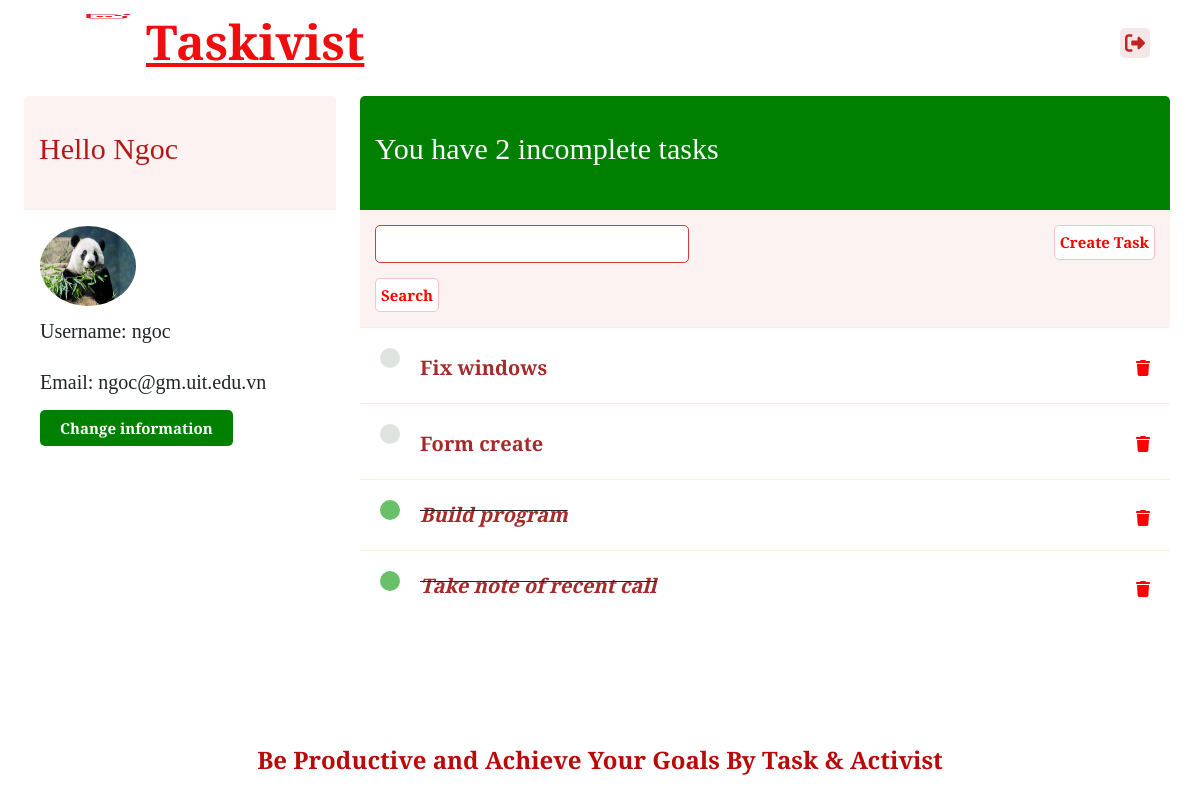
The page / (signed in) on the database as committed earlier.
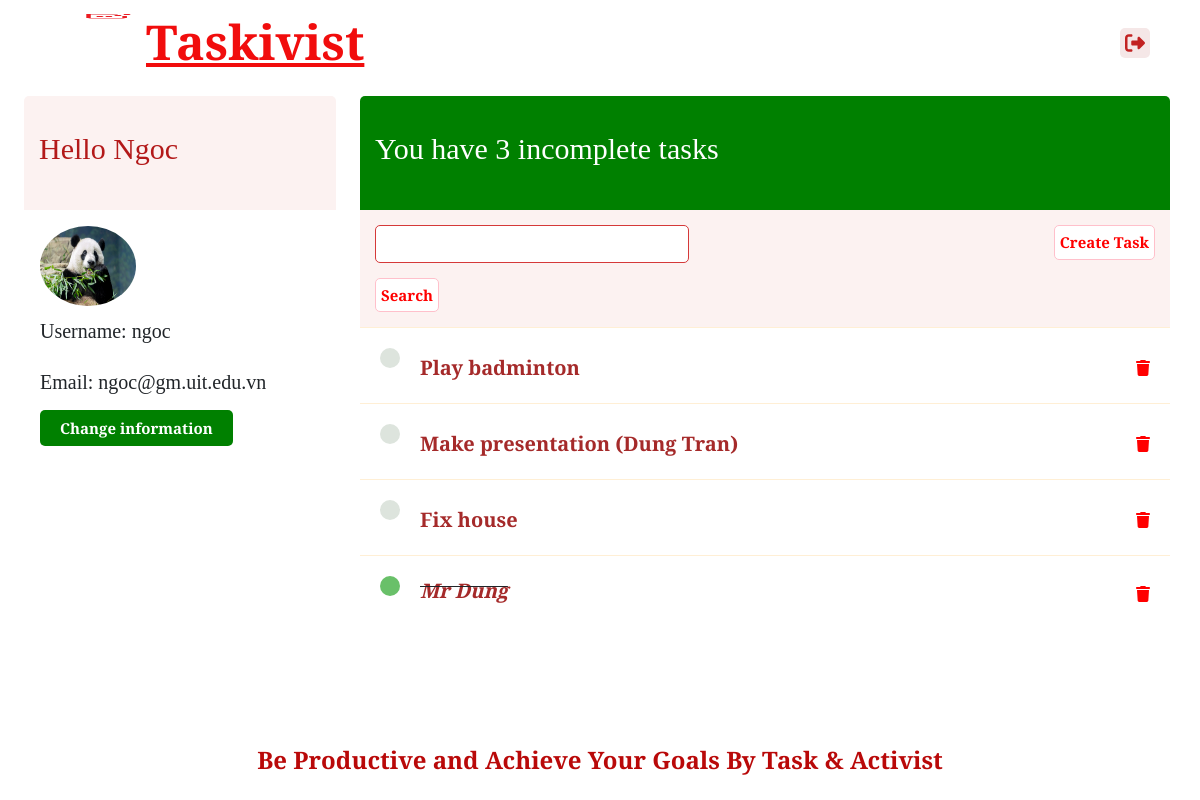
The same page on the database as committed later.
### todo/models.py (models this page shows, shortened)
class Profile(models.Model):
    user = models.OneToOneField(User, on_delete=models.CASCADE)
    image = models.ImageField(default='default.png', upload_to='profile_pics')

class Task(models.Model):
    user = models.ForeignKey(User, on_delete=models.CASCADE)
    title = models.CharField(max_length=200)
    description = models.TextField(null=True, blank=True)
    complete = models.BooleanField(default=False)
    def __str__(self):
        return self.title
    class Meta:
        ordering = ['complete']

### todo/views.py (the view)
# urls.py: path('', TaskList.as_view(), name='alltasks'),
class TaskList(LoginRequiredMixin, ListView):
    model = Task
    context_object_name = 'alltasks'
    def get_context_data(self, **kwargs):
        context = super().get_context_data(**kwargs)
        context['alltasks'] = context['alltasks'].filter(user=self.request.user)
        context['count'] = context['alltasks'].filter(complete=False).count()
        search_input = self.request.GET.get('search-area') or ''
        if search_input:
            context['alltasks'] = context['alltasks'].filter(
                title__icontains=search_input)
        context['search_input'] = search_input
        return context

### todo/templates/todo/task_list.html
{% extends 'main.html' %}
{% load static %}
{% block maincol %}
<div class="col_left">
  <div data-region="blocks-left">
    <div class="profile-bar">
        <h2 class="card-title">Hello {{request.user|title}}</h2>
    </div>
    <div class="card-body">
        <div class="card-profile">
            {% include 'profile/profile.html' %}
        </div>
    </div>
  </div>
</div>
<div class="maincol">
  <div data-region="blocks-right">
    <div class="header-bar">
      <div>
        <h2 style="margin-left: 0px; font-size: 30px">
          You have {{count}} incomplete task{{count|pluralize:"s"}}
        </h2>
      </div>
    </div>
    <div class="search-bar">
      <form method="get">
        <input type="text" name="search-area" value="{{search_input}}" />
        <input class="button-create" type="submit" value="Search" />
      </form>
      <a class="button-create" href="{% url 'create-task' %}">Create Task</a>
    </div>
    <div class="task-items-wrapper" style="background: white">
      {% for task in alltasks %}
      <div class="task-wrapper">
        {% if task.complete %}
        <div class="task-title">
          <div class="task-complete-icon"></div>
          <i><s><a href="{% url 'task-edit' task.id %}">{{task}}</a></s></i>
        </div>
        <a href="{% url 'deletetask' task.id %}">
          <i class="fas fa-trash" style="color: red; cursor: pointer"></i>
        </a>
        {% else %}
        <div class="task-title">
          <div class="task-incomplete-icon"></div>
          <a href="{% url 'task-edit' task.id %}">{{task}}</a>
        </div>
        <a href="{% url 'deletetask' task.id %}">
          <i class="fas fa-trash" style="color: red; cursor: pointer"></i>
        </a>
        {% endif %}
      </div>
      {% empty %}
      <h3 style="margin-left: 17px">No items in list</h3>
      {% endfor %}
    </div>
  </div>
</div>
{% endblock %}

### templates/main.html (shortened to what this page needs)
{% load static %}
<html lang="en" style="height: 100%; width: 100%; overflow: hidden;">
  <head>
    <link rel="stylesheet" href="{% static 'css/style.css' %}" />
    <link rel="stylesheet" href="{% static 'css/authen.css' %}" />
    <link rel="stylesheet" href="{% static 'css/button.css' %}" />
    <link rel="stylesheet" href="{% static 'css/modal.css' %}" />
    <link rel="stylesheet" href="{% static 'css/profile.css' %}" />
    <link rel="stylesheet" href="https://use.fontawesome.com/releases/v5.15.4/css/all.css"/>
    <link rel="stylesheet" href="{% static 'css/bootstrap.min.css' %}" />
  </head>
  <body>
    {% if request.user.is_authenticated %}
    <section id="sideheader">
      <div class="navheader">
        <div class="navlogo">
          <img class="logo" src="{% static 'img/logo.png' %}" alt="Logo Taskivist"/>
          <a href="{% url 'alltasks' %}" class="name">Taskivist</a>
        </div>
        <div class="usrnav">
          <div class="greeting">
            {% if request.user.is_authenticated %}
              <i class="fas fa-sign-out-alt button-logout" style="color: #c22222;">
              </i>
            {% else %}
            <a href="{% url 'login' %}">Login</a>
            {% endif %}
          </div>
        </div>
      </div>
    </section>
    <section id="content">
      {% block maincol %}
      {% endblock %}
    </section>
    <section id="footer">
      <div class="footer-content">
        <strong>Be Productive and Achieve Your Goals By Task & Activist</strong>
      </div>
    </section>
    {% endif %}
  </body>
</html>

### todo/templates/profile/profile.html
{% load static %}
<div class="media">
    <img class="acc-img" src="{{user.profile.image.url}}">
</div>
<div class="userinfo">
    <div class="media-body">
        <label for="username">Username: {{user.username}}</label>
        <p></p>
        <label for="email">Email: {{user.email}}</label>
    </div>
    <div style="padding-top: 20px;" class="media-footer">
        <a class="button-submit" href="{% url 'profile-edit' %}">Change information</a>
    </div>
</div>

### static/css/style.css (style rules this page uses)
a, abbr, acronym, address, article, aside, audio, big, blockquote, body, canvas, caption, cite, code, dd, del, details, dfn, div, dl, dt, em, fieldset, figcaption, figure, footer, form, h1, h2, h3, h4, h5, h6, header, hgroup, html, i, img, ins, kbd, label, legend, li, mark, menu, nav, object, ol, p, pre, q, s, samp, section, small, span, strike, strong, sub, summary, sup, table, tbody, td, tfoot, th, thead, time, tr, tt, ul, var, video { margin: 0; padding: 0; border: 0; outline: 0; font-size: 100%; font-family: 'Inria Serif', serif ; vertical-align: middle; }
html, body, section, aside, main, menu, nav, summary { height: 100%; width: 100%; display: block; }
body { background-image: url("https://png.pngtree.com/thumb_back/fw800/background/20230630/pngtree-conceptual-3d-daily-organizer-and-to-do-list-scheduler-image_3695554.jpg"); background-repeat: no-repeat; background-size: cover; overflow: auto; }
#sideheader { max-height: 6em; position: fixed; display: flex; top: 0; left: 0; align-items: center; z-index: 1; }
#content { margin: auto; margin-top: 6em; display: flex; height: max-content; padding-bottom: 30px; position: relative; z-index: 2; }
#footer { max-height: 5em; display: flex; bottom: 0; left: 0; align-items: center; padding: .5rem 1rem; position: fixed; box-shadow: 10px 5px 0 5px rgba(0,0,0,0.21); }
.navheader { display: flex; align-items: flex-end; color: white; width: 100%; height: 6em; padding: .5rem 1rem; justify-content: space-between; }
.navlogo { display: flex; width: 30em; }
.logo { margin-left: 70px; height: 50px; width: 50px; display: flex; padding: 30 5 15 0; }
.name { font-size: 3em; padding-right: 0; font-weight: bold; padding: 17 0 10 10; display: flex; color: rgb(241, 13, 13); }
.usrnav { position: fixed; right: 40px; margin-top: 10; display: flex; gap: 10px; }
img { width: 6em; height: 5em; }
.usrnav .greeting { padding: 30px 10px; font-size: 25; text-align: right; }
.button-logout { border: transparent; background-color: rgb(245, 231, 231); padding: 5px; color: red; font-weight: bold; font-size: 20px; border-radius: 5px; cursor: pointer; text-decoration: none; }
.col_left { order: -1; padding: 0 1.5rem; width: 30%; float: left; align-items: center; height: 100%; }
.maincol { order: -1; width: 70%; float: right; padding-right: 30px; }
.col_left .card-body { padding: 1em !important; background-color: #fff; }
.col_left .card-body p { font-weight: bold; padding-bottom: 5px; }
.col_left h2 { font-size: 30px; }
.header-bar { top: 60; display: flex; justify-content: space-between; color: #fff; padding: 35px 35px 35px 15px; border-radius: 5px 5px 0 0; background: green; }
.footer-content { font-size: 12px; margin: auto; display: inline-block; align-items: center; justify-content: center; }
.footer-content strong { font-size: x-large; color: rgb(185, 9, 9) }
a { text-decoration: none; color: white; font-weight: bold; margin-top: 5px; }
.task-wrapper { display: flex; align-items: center; justify-content: space-between; padding: 20px; background-color: #fff; border-top: 1px solid papayawhip; }
.task-title { display: flex; }
.task-title a { text-decoration: none; color: brown; margin-left: 20px; font-weight: bold; font-size: 20px; }
.task-complete-icon { height: 20px; width: 20px; background-color: rgb(105, 192, 105); border-radius: 50%; }
.task-incomplete-icon { height: 20px; width: 20px; background-color: rgb(221, 228, 221); border-radius: 50%; }
.search-bar { display: flex; justify-content: space-between; align-items: first baseline; background: rgb(252, 242, 241); }
input[value], textarea { font-family: 'Inria Serif', serif; }
.search-bar input[type=text] { border: 1px solid rgb(213, 57, 57); margin: 15px 5px 0 15px; border-radius: 5px; width: 100%; font-size: 15px; }

### static/css/authen.css (style rules this page uses)
input[type=text], input[type=password] { border: 1.5px solid green; height: 2.5em; margin: 15px 5px 0px 20px; border-radius: 5px; padding: 5px; width: 100%; font-size: 15px; }

### static/css/button.css (style rules this page uses)
.button-submit { border: transparent; background-color: green; padding: 8px 20px; color: white; font-weight: bold; font-size: 15px; border-radius: 5px; cursor: pointer; text-decoration: none; margin: 15px 0; }
.button-create { border: 1px solid pink; background-color: white; padding: 5px; color: red; font-weight: bold; font-size: 15px; border-radius: 5px; cursor: pointer; text-decoration: none; margin: 15px; }

Rows that differ between the two databases and show on the page:
removed Task: title "Fix windows"
removed Task: title "Form create"
removed Task: title "Build program"
removed Task: title "Take note of recent call"
added Task: title "Play badminton"
added Task: title "Make presentation (Dung Tran)"
added Task: title "Fix house"
added Task: title "Mr Dung"
Other text that changed with them:
{{ count }}: "2" → "3"
